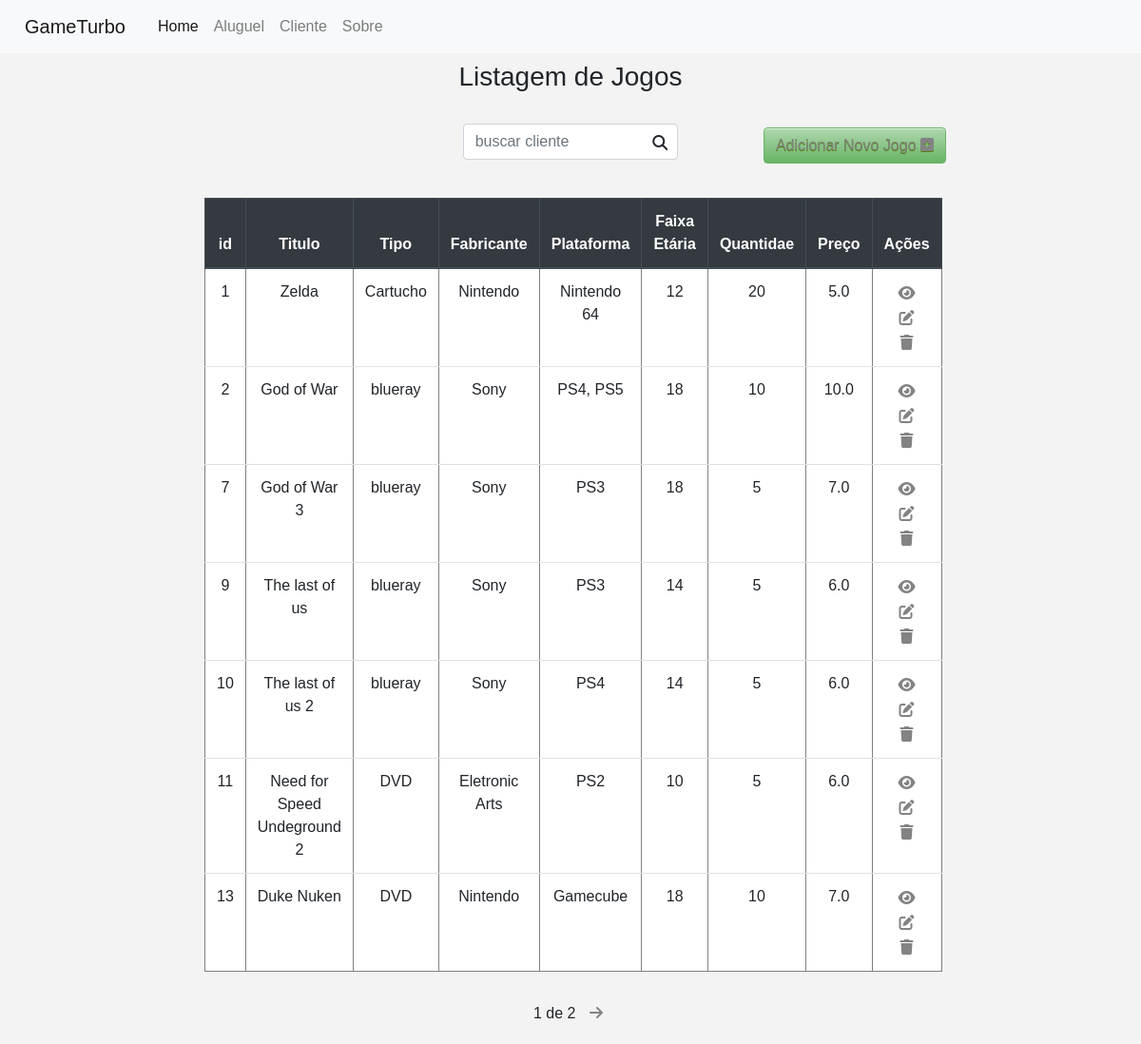
Screenshot of /listarjogo/ with the database file from the repository.
### locadora/models.py (models this page shows, shortened)
class Jogo(models.Model):
    titulo = models.CharField(max_length=50, verbose_name="Título")
    tipo = models.CharField(max_length=10)
    fabricante = models.CharField(max_length=40)
    plataforma = models.CharField(max_length=40)
    faixaetaria = models.IntegerField(verbose_name="Faixa Etária")
    quantidade = models.IntegerField(verbose_name="Quantidade")
    preco = models.FloatField(verbose_name="Preço")

### locadora/views.py (the view)
# urls.py: path('listarjogo/', listarjogo, name='listarjogo')
def listarjogo(request):
    data = {}
    search = request.GET.get('search')
    if search:
        data['db'] = Jogo.objects.filter(titulo__icontains=search)
    else:
        data['db'] = Jogo.objects.all()
        all=Jogo.objects.all()
        paginator = Paginator(all, 7)
        pages = request.GET.get('page')
        data['db'] = paginator.get_page(pages)
    return render(request, 'listarjogo.html', data)

### locadora/templates/listarjogo.html (shortened to what this page needs)
{% load static %}
<!DOCTYPE html>
<html lang=pt-br>
<head>
    <link rel="stylesheet" href="https://stackpath.bootstrapcdn.com/bootstrap/4.3.1/css/bootstrap.min.css">
    <link rel="stylesheet" href="{% static 'css/estilo.css' %}">
</head>
<body>
    <nav class="navbar navbar-expand-lg navbar-light bg-light" text-center>
        <a class="navbar-brand" href="#"><span class="white">Game</span>Turbo</a>
        <div class="collapse navbar-collapse" id="navbarSupportedContent">
          <ul class="navbar-nav mr-auto">
            <li class="nav-item active">
              <a class="nav-link" href="{% url 'home' %}">Home <span class="sr-only">(current)</span></a>
            </li>
            <li class="nav-item">
                <a class="nav-link" href="">Aluguel</a>
              </li>
            <li class="nav-item">
              <a class="nav-link" href="{% url 'listarcliente' %}">Cliente</a>
            </li>
            <li class="nav-item">
              <a class="nav-link" href="">Sobre</a>
            </li>
           </ul>
        </div>
      </nav>
    <div class="col-8 m-auto pt-2 pb-2 text-center">
        <h3>Listagem de Jogos</h3>
    </div>
    <div class="col-8 m-auto pt-2 pb-2 text-center">
        <a href="/formjogo"class="btn">Adicionar Novo Jogo
        <i class="fas fa-plus-square"></i></a>
    <div class="col-4 m-auto pt-2 pb-2 text-center">
        <form method="get">
            <input type="text" id="search" name="search" class="form-control" placeholder="buscar cliente"></input>
            <i class="fas fa-search"></i>
        </form>
    </div>
</div>
    <div class="col-8 m-auto pt-4 pb-3 text-center">
        <table border="1px" class="table" id="alter" >
            <thead class="thead-dark">
              <tr>
                <th scope="col">id</th>
                <th scope="col">Titulo</th>
                <th scope="col">Tipo</th>
                <th scope="col">Fabricante</th>
                <th scope="col">Plataforma</th>
                <th scope="col">Faixa Etária</th>
                <th scope="col">Quantidae</th>
                <th scope="col">Preço</th>
                <th scope="col">Ações</th>
              </tr>
            </thead>
            <tbody>
              {% for dbs in db %}
              <tr>
                  <td>{{dbs.id}}</td>
                  <td>{{dbs.titulo}}</td>
                  <td>{{dbs.tipo}}</td>
                  <td>{{dbs.fabricante}}</td>
                  <td>{{dbs.plataforma}}</td>
                  <td>{{dbs.faixaetaria}}</td>
                  <td>{{dbs.quantidade}}</td>
                  <td>{{dbs.preco}}</td>
                  <td>
                      <a href="/viewjogo/{{dbs.id}}/" class="fas fa-eye"></a>
                      <a href="/editjogo/{{dbs.id}}/" class="fas fa-edit"></a>
                      <a href="/deletejogo/{{dbs.id}}/" class="fas fa-trash"></a>
                  </td>
                </tr>
              {% endfor %}
            </tbody>
          </table>
          </div>
          <div class="pagination">
            <span class="step-links">
                <span class="current">
                    {{ db.number }} de {{ db.paginator.num_pages }}</span>
                {% if db.has_next %}
                    <a href="?page={{db.next_page_number}}"><i class="fas fa-arrow-right"></i></a>
                {% endif %}
            </span>
          </div>
    {% load static %}
</body>
</html>

### locadora/static/css/estilo.css (style rules this page uses)
* { margin: 0; padding: 0; }
body { font-size: 16px; font-family: "Trebuchet MS", Helvetica, sans-serif; background: #f3f3f3; }
a { text-decoration: none; padding: 5px 10px; }
a:link { color: #838383; }
.pagination { margin-bottom: 20px; }
.step-links { position: relative; margin-left: auto; margin-right: auto; }
.step-links .current { margin-left: 5px; margin-right: 5 px; }
table#alter tr td { background: #fff; }
.fas.fa-search { position: absolute; top: 20px; right: 26px; }
.btn { position: absolute; top: 20px; right: 5px; border-color:#68b465; background:linear-gradient(to bottom, #abd5aa 5%, #68b465 100%); box-shadow:inset 0px 1px 0px 0px #e3f1e3; color:#fff; text-shadow:0px 1px 0px #528009; }

### rows the page displays
Jogo: id "1", titulo "Zelda", tipo "Cartucho", fabricante "Nintendo", plataforma "Nintendo 64", faixaetaria "12", quantidade "20", preco "5.0"
Jogo: id "2", titulo "God of War", tipo "blueray", fabricante "Sony", plataforma "PS4, PS5", faixaetaria "18", quantidade "10", preco "10.0"
Jogo: id "7", titulo "God of War 3", tipo "blueray", fabricante "Sony", plataforma "PS3", faixaetaria "18", quantidade "5", preco "7.0"
Jogo: id "9", titulo "The last of us", tipo "blueray", fabricante "Sony", plataforma "PS3", faixaetaria "14", quantidade "5", preco "6.0"
Jogo: id "10", titulo "The last of us 2", tipo "blueray", fabricante "Sony", plataforma "PS4", faixaetaria "14", quantidade "5", preco "6.0"
Jogo: id "11", titulo "Need for Speed Undeground 2", tipo "DVD", fabricante "Eletronic Arts", plataforma "PS2", faixaetaria "10", quantidade "5", preco "6.0"
Jogo: id "13", titulo "Duke Nuken", tipo "DVD", fabricante "Nintendo", plataforma "Gamecube", faixaetaria "18", quantidade "10", preco "7.0"

### other values shown
{{ db.number }} "1"
{{ db.paginator.num_pages }} "2"
